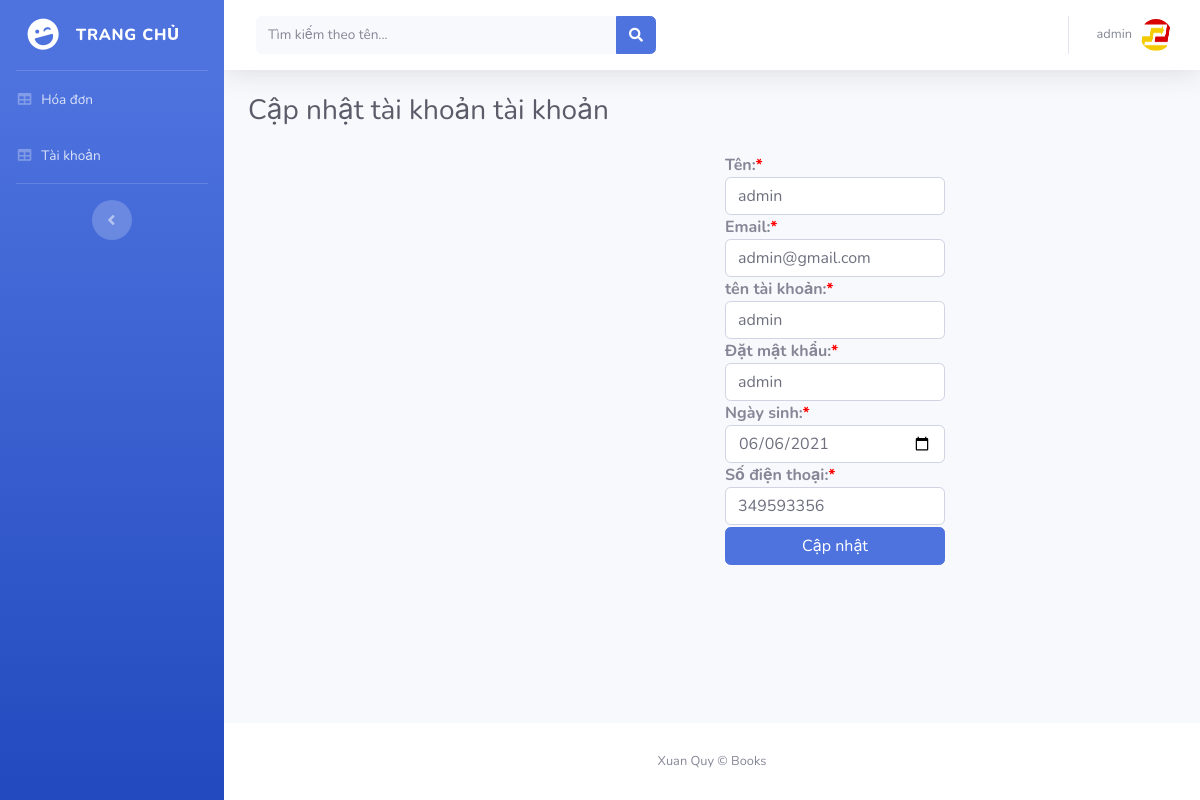
Screenshot of /user/updateuser.php?id=1 (signed in) with the database file from the repository.
### tables this page shows
CREATE TABLE `employee` (
  `id` int(11) NOT NULL,
  `username` varchar(200) NOT NULL,
  `password` varchar(200) NOT NULL,
  `name` varchar(200) NOT NULL,
  `dob` date NOT NULL,
  `phonenumber` int(20) NOT NULL,
  `email` varchar(30) NOT NULL
);

### user/updateuser.php (the view, shortened to what this page needs)
<?php
if (isset($_SESSION['userid']) && isset($_SESSION['username'])) {
?>
<!DOCTYPE html>
<html lang="en">
<head>
  <link href="vendor/fontawesome-free/css/all.min.css" rel="stylesheet" type="text/css">
  <link href="css/sb-admin-2.min.css" rel="stylesheet">
</head>
<body id="page-top">
  <div id="wrapper">
    <?php include("include/menu.php"); ?>
    <div id="content-wrapper" class="d-flex flex-column">
      <div id="content">
        <nav class="navbar navbar-expand navbar-light bg-white topbar mb-4 static-top shadow">
          <form class="d-none d-sm-inline-block form-inline mr-auto ml-md-3 my-2 my-md-0 mw-100 navbar-search">
            <div class="input-group">
              <input type="text" class="form-control bg-light border-0 small" placeholder="Tìm kiếm theo tên..." name="var" aria-label="Search" aria-describedby="basic-addon2" value="<?php if(isset($_GET['var'])) {echo $_GET['var'];} ?>">
              <div class="input-group-append">
                <button class="btn btn-primary" type="submit">
                  <i class="fas fa-search fa-sm"></i>
                </button>
              </div>
            </div>
          </form>
          <ul class="navbar-nav ml-auto">
            <li class="nav-item dropdown no-arrow">
              <a class="nav-link dropdown-toggle" href="#" id="userDropdown" role="button" data-toggle="dropdown" aria-haspopup="true" aria-expanded="false">
                <span class="mr-2 d-none d-lg-inline text-gray-600 small"><?php echo $_SESSION['username']; ?></span>
                <img class="img-profile rounded-circle" src="logo/title.png">
              </a>
            </li>
          </ul>
        </nav>
        <div class="container-fluid">
          <h1 class="h3 mb-4 text-gray-800">Cập nhật tài khoản tài khoản</h1>
        </div>
        <?php
                   $id=$_GET['id'];
                   $con=mysqli_connect("localhost","root","","pam");
                   $sel="SELECT * FROM employee WHERE id='$id'";
                   $rk=$con->query($sel);
                   while($row=$rk->fetch_assoc()){
                  ?>
        <form class="rt" action="updateuserfetch.php" method="post" class="po" enctype='multipart/form-data' name="form2" style="margin-left:500px;">
        <p><input type="hidden" name="id" value="<?php echo $id; ?>"</p>
               <table>
           <tr>
             <th>
                 Tên:<span style="color:red";>*</span><input class="form-control"  type="text" name="name" id="name" placeholder="Nhập đầy đủ họ tên bạn"
                 value="<?php echo $row['name']; ?>">
                 Email:<span style="color:red";>*</span><input class="form-control" type="email" name="email" id="email" placeholder="Nhập email của bạn"
                 value="<?php echo $row['email']; ?>">
                tên tài khoản:<span style="color:red";>*</span><input class="form-control" type="text" name="username" id="username" placeholder="nhập tên tài khoản"
                value="<?php echo $row['username']; ?>">
               Đặt mật khẩu:<span style="color:red";>*</span><input  class="form-control" type="text" id="password" name="password" placeholder="Đặt mật khẩu ở đây"
               value="<?php echo $row['username']; ?>">
               Ngày sinh:<span style="color:red";>*</span><input class="form-control" type="date" name="dob" id="dob"  required=""
               value="<?php echo $row['dob']; ?>">
               Số điện thoại:<span style="color:red";>*</span><input class="form-control" type="tel" name="phonenumber" id="phonenumber" placeholder="Nhập số điện thoại của bạn" required=""
               value="<?php echo $row['phonenumber']; ?>">
             </th>
           </tr>
             <th>
               <input type="submit" class="btn btn-primary btn-user btn-block" name="update" value="Cập nhật">
         </table>
       </form>
       <?php } ?>
      </div>
      <footer class="sticky-footer bg-white">
        <div class="container my-auto">
          <div class="copyright text-center my-auto">
            <span>Xuan Quy &copy; Books </span>
          </div>
        </div>
      </footer>
    </div>
  </div>
</body>
</html>
<?php
}else{
     header("Location: index.php");
     exit();
}
 ?>

### rows the page displays
employee: name "admin", email "admin@gmail.com", username "admin", password "admin", dob "06/06/2021", phonenumber "349593356"

### other values shown
$_SESSION['username'] "admin"
